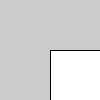
Frame 1 (no input)
Frame 60 (the mouse pressed at the canvas centre just before this capture): identical to frame 1, image omitted
Frame 120 (the mouse held since frame 60 and released just before this capture): identical to frame 1, image omitted

The Processing sketch that drew this single still picture (run headless with seeded random() and noise(); from frame 60 on, the mouse is pressed at the canvas centre):

// Processing sketch: aj04a_ani_frameRate
// ── aj04a_ani_frameRate.pde

/* M3: Animación LINEAL

  Fotogramas
  FPS = Frames Per Second 
  (Fotogramas por segundo)
  
  EJEMPLOS DE USO
  12 / 15 = dibujos animados
  24 = cine audiovisual
  30 FPS = NTSC / HD
  60 / 120 = videojuegos

*/

/* VARIABLES DEL LENGUAJE (Processing)

  mouseX / mouseY = posición x e y del mouse
  width / height = devuelve el ancho y alto de la pantalla
  frameCount = contador de frames del draw
  
  Variables de tipo INT (numeros enteros)
  
*/

void setup(){
  frameRate( 15 );   //por defecto a 60 si la PC lo banca
}

void draw(){  //es justamente el draw quien se repite la cantidad de FPS determinada
  rect( 50, 50, width, height );
}
